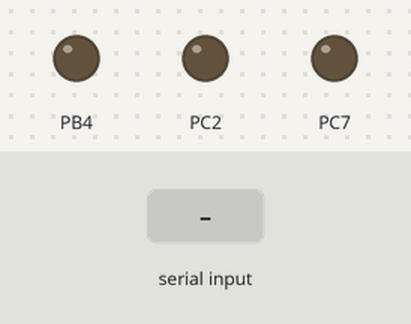
Recording of a program running on a simulated ATmega32, built with avr-gcc and emulated at 8 MHz. Shown: output pins drawn as LEDs (lit = HIGH). Inputs (shaded band) come from the test bench. What the program prints to the serial monitor is not drawn.

Above: at 1.2 s.
1.3 s: "1" received over Serial
At 2.2 s:
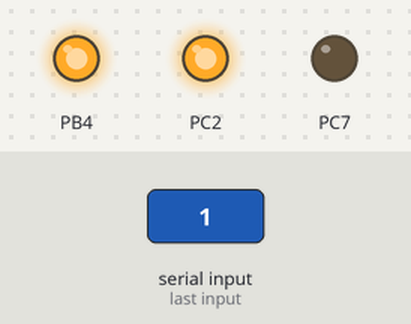
2.8 s: "2" received over Serial
At 3.3 s:
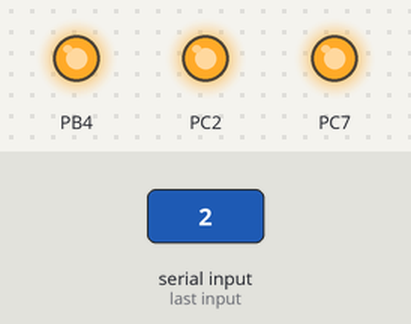
Timing chart, 0 to 5.8 s (numbered marks = the images above; inputs shaded):
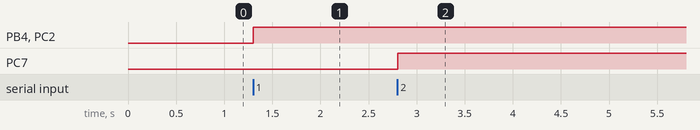

The program:

main.c
```c
/*
 * Control_ECU.c
 *
 * Created: 2/2/2021 10:20:56 PM
 * Author : moham
 */

#include "std_types.h"
#include "bit_math.h"
#include "dio_reg.h"
#include "dio_interface.h"
#include "compile.h"
#include "usart_reg.h"
#include "usart_interface.h"
#include "spi_reg.h"
#include "spi_interface.h"
int main()
{
	ptr_spi obj = {SPI_MASTER,SPI_MSB,CLK_IDLE_LOW,CLK_SAMPLE_LEADING,SPI_CLK_64};
	MCAL_SPI_voidInit(&obj);
	MCAL_USART_voidInit(9600);
	MCAL_DIO_u8PinDirection(dio_portC,dio_pin_2,dio_pin_output);
	MCAL_DIO_u8PinDirection(dio_portC,dio_pin_7,dio_pin_output);
	uint8_t arr[] = "Please Enter a Button:";
	MCAL_USART_voidTransmitString(arr);
	uint8_t chr;
	while(1)
	{
		chr = MCAL_USART_u8Receive();
		if (chr == '1')
		{
			MCAL_DIO_u8PinVal(dio_portC,dio_pin_2,dio_pin_high);//this one is used to tell us that the program went through this condition
			MCAL_SPI_MasterTransData(chr);
		}
		else if (chr =='2')
		{
			MCAL_DIO_u8PinVal(dio_portC,dio_pin_7,dio_pin_high);//this one is used to tell us that the program went through this condition
			MCAL_SPI_MasterTransData(chr);
		}
		/*else if (chr == '3')
		{
			MCAL_DIO_u8PinVal(dio_portC,dio_pin_2,dio_pin_low);//this one is used to tell us that the program went through this condition
			MCAL_SPI_MasterTransData(chr);
		}
		else if (chr == '4')
		{
			MCAL_DIO_u8PinVal(dio_portC,dio_pin_7,dio_pin_low);//this one is used to tell us that the program went through this condition
			MCAL_SPI_MasterTransData(chr);
		}*/
	}
}
```

compile.h
```c
/*
 * compile.h
 *
 * Created: 2/2/2021 10:23:15 PM
 *  Author: moham
 */


#ifndef COMPILE_H_
#define COMPILE_H_

#define NoError 0
#define Error 1
#define NULL 0
#define NULL_POINTER (void *)NULL


#endif /* COMPILE_H_ */
```

spi_interface.h
```c
/*
 * spi_interface.h
 *
 * Created: 2/2/2021 10:36:11 PM
 *  Author: moham
 */


#ifndef SPI_INTERFACE_H_
#define SPI_INTERFACE_H_

/******SPI type******/
#define SPI_MASTER 1
#define SPI_SLAVE 0
/******MSB or LSB*******/
#define SPI_MSB 0
#define SPI_LSB 1
/*******CLK Polarity******/
#define CLK_IDLE_LOW 0
#define CLK_IDLE_HIGH 1
/*******CLK Phase*********/
#define CLK_SAMPLE_LEADING 0
#define CLK_SAMPLE_TRAILING 1
/*******SPI Clock*******/
#define SPI_CLK_4 0
#define SPI_CLK_16 1
#define SPI_CLK_64 2
#define SPI_CLK_128 3
#define SPI_CLK_Double_2 4
#define SPI_CLK_Double_8 5
#define SPI_CLK_Double_32 6
#define SPI_CLK_Double_64 7
typedef struct
{
	uint8_t spi_type;
	uint8_t spi_data_direction;
	uint8_t clk_polarity;
	uint8_t clk_phase;
	uint8_t spi_clk;
}ptr_spi;
void MCAL_SPI_voidInit(ptr_spi *ptr_info);
void MCAL_SPI_MasterTransData(uint8_t u8Data);
uint8_t MCAL_SPI_u8SlaveReceive();


#endif /* SPI_INTERFACE_H_ */
```

spi_prog.c
```c
/*
 * spi_prog.c
 *
 * Created: 2/2/2021 10:36:51 PM
 *  Author: moham
 */
#include "std_types.h"
#include "bit_math.h"
#include "compile.h"
#include "dio_reg.h"
#include "dio_interface.h"
#include "spi_reg.h"
#include "spi_interface.h"
#define F_CPU 8000000UL
#include <util/delay.h>
/*
typedef struct
{
	uint8_t spi_type;
	uint8_t spi_data_direction;
	uint8_t clk_polarity;
	uint8_t clk_phase;
	uint8_t spi_clk;
}ptr_spi;
*/
void MCAL_SPI_voidInit(ptr_spi *ptr_info)
{
	if ((ptr_info->spi_type)==SPI_MASTER)
	{
		MCAL_DIO_u8PinDirection(dio_portB,dio_pin_4,dio_pin_output);
		MCAL_DIO_u8PinDirection(dio_portB,dio_pin_5,dio_pin_output);
		MCAL_DIO_u8PinDirection(dio_portB,dio_pin_6,dio_pin_input);
		MCAL_DIO_u8PinDirection(dio_portB,dio_pin_7,dio_pin_output);
		assign_bit(SPCR,SPCR_MSTR,ptr_info->spi_type);
		if (((ptr_info->spi_data_direction)==SPI_MSB)||((ptr_info->spi_data_direction)==SPI_LSB))
		{
			assign_bit(SPCR,SPCR_DORD,ptr_info->spi_data_direction);
		}
		if (((ptr_info->clk_polarity)==CLK_IDLE_LOW) || ((ptr_info->clk_polarity)==CLK_IDLE_HIGH))
		{
			assign_bit(SPCR,SPCR_CPOL,ptr_info->clk_polarity);
		}
		if (((ptr_info->clk_phase)==CLK_SAMPLE_LEADING) || ((ptr_info->clk_phase)==CLK_SAMPLE_TRAILING))
		{
			assign_bit(SPCR,SPCR_CPHA,ptr_info->clk_phase);
		}
		if (((ptr_info->spi_clk)>=SPI_CLK_4)&&((ptr_info->spi_clk)<=SPI_CLK_Double_64))
		{
			SPCR |= (SPCR & 0xFC) | ((ptr_info->spi_clk) & 0x03);
		}
		if ((ptr_info->spi_clk)>=SPI_CLK_Double_2)
		{
			set_bit(SPSR,SPSR_SPI2X);
		}
		set_bit(SPCR,SPCR_SPE);
	}
	else if ((ptr_info->spi_type)==SPI_SLAVE)
	{
		MCAL_DIO_u8PinDirection(dio_portB,dio_pin_4,dio_pin_input);
		MCAL_DIO_u8PinDirection(dio_portB,dio_pin_5,dio_pin_input);
		MCAL_DIO_u8PinDirection(dio_portB,dio_pin_6,dio_pin_output);
		MCAL_DIO_u8PinDirection(dio_portB,dio_pin_7,dio_pin_input);

		if (((ptr_info->spi_data_direction)==SPI_MSB)||((ptr_info->spi_data_direction)==SPI_LSB))
		{
			assign_bit(SPCR,SPCR_DORD,ptr_info->spi_data_direction);
		}
		if (((ptr_info->clk_phase)==CLK_SAMPLE_LEADING) || ((ptr_info->clk_phase)==CLK_SAMPLE_TRAILING))
		{
			assign_bit(SPCR,SPCR_CPHA,ptr_info->clk_phase);
		}
		set_bit(SPCR,SPCR_SPE);
	}


}

void MCAL_SPI_MasterTransData(uint8_t u8Data)
{
	SPDR = u8Data;
	MCAL_DIO_u8PinVal(dio_portB,dio_pin_4,dio_pin_low);
	set_bit(SPCR,SPCR_SPE);
	while(get_bit(SPSR,SPSR_SPIF)!=1);
	clr_bit(SPCR,SPCR_SPE);
	MCAL_DIO_u8PinVal(dio_portB,dio_pin_4,dio_pin_high);
}

uint8_t MCAL_SPI_u8SlaveReceive()
{
	//SPDR = 0 ;
	//	set_bit(SPCR,SPCR_SPE);
	while(get_bit(SPSR , SPSR_SPIF) != 1);
	//	clr_bit(SPCR,SPCR_SPE);
	return SPDR;
}
```

spi_reg.h
```c
/*
 * spi_reg.h
 *
 * Created: 2/2/2021 10:37:43 PM
 *  Author: moham
 */


#ifndef SPI_REG_H_
#define SPI_REG_H_

/***********SPCR Bits******************/
#define SPCR *((volatile uint8_t *)0x2D)
#define SPCR_SPIE 7
#define SPCR_SPE 6
#define SPCR_DORD 5
#define SPCR_MSTR 4
#define SPCR_CPOL 3
#define SPCR_CPHA 2
#define SPCR_SPR1 1
#define SPCR_SPR0 0
/**********SPSR Bits**********************/
#define SPSR *((volatile uint8_t *)0x2E)
#define SPSR_SPIF 7
#define SPSR_WCOL 6
#define SPSR_SPI2X 0
#define SPDR *((volatile uint8_t *)0x2F)


#endif /* SPI_REG_H_ */
```

usart_interface.h
```c
/*
 * usart_interface.h
 *
 * Created: 2/2/2021 10:25:55 PM
 *  Author: moham
 */


#ifndef USART_INTERFACE_H_
#define USART_INTERFACE_H_

#define F_CLK 16000000UL
void MCAL_USART_voidInit(uint32_t BaudRate);
void MCAL_USART_voidTransmit(uint8_t Data);
uint8_t MCAL_USART_u8Receive();
void MCAL_USART_voidTransmitString(uint8_t *ptr_data);


#endif /* USART_INTERFACE_H_ */
```

usart_prog.c
```c
/*
 * usart_prog.c
 *
 * Created: 2/2/2021 10:27:00 PM
 *  Author: moham
 */
#include "std_types.h"
#include "bit_math.h"
#include "dio_reg.h"
#include "dio_interface.h"
#include "compile.h"
#include "usart_reg.h"
#include "usart_interface.h"

void MCAL_USART_voidInit(uint32_t BaudRate)
{

	uint32_t BaudPrescale;
	BaudPrescale = ((F_CLK/(BaudRate*16UL))-1);
	/*enable transmitter and receiver*/
	usart_UCSRB |= (1<<usart_UCSRB_RXEN)|(1<<usart_UCSRB_TXEN);
	usart_UCSRC_UBRRH |= (1<<usart_UCSRC_URSEL)|(1<<usart_UCSRC_UCSZ1)|(1<<usart_UCSRC_UCSZ0);
	/*MCAL_DIO_u8PinDirection(dio_portD,dio_pin_3,dio_pin_output);*/
	/*MCAL_DIO_u8PinVal(dio_portD,dio_pin_3,dio_pin_high);*/
	/*set baud rate*/
	usart_UBRRL = (uint8_t) BaudPrescale;
	usart_UCSRC_UBRRH = (uint8_t)(BaudPrescale>>8);
	//usart_UBRRL = BaudRate;
	//usart_UCSRC_UBRRH = (BaudRate>>8);
	/*MCAL_DIO_u8PinDirection(dio_portC,dio_pin_2,dio_pin_output);*/
	/*MCAL_DIO_u8PinVal(dio_portC,dio_pin_2,dio_pin_high);*/
}

void MCAL_USART_voidTransmit(uint8_t Data)
{
	while((usart_UCSRA&(1<<usart_UCSRA_UDRE))==0);
	usart_UDR = Data;
}
uint8_t MCAL_USART_u8Receive()
{
	while((usart_UCSRA&(1<<usart_UCSRA_RXC))==0);
	return usart_UDR;
}
void MCAL_USART_voidTransmitString(uint8_t *ptr_data)
{
	uint8_t counter = 0;
	while(ptr_data[counter] != '\0')
	{
		MCAL_USART_voidTransmit(ptr_data[counter]);
		counter++;
	}
}
```

usart_reg.h
```c
/*
 * usart_reg.h
 *
 * Created: 2/2/2021 10:27:38 PM
 *  Author: moham
 */


#ifndef USART_REG_H_
#define USART_REG_H_

/*************USART UCSRA*****************/
#define usart_UCSRA *((volatile uint8_t *)0x2B)
#define usart_UCSRA_RXC 7
#define usart_UCSRA_TXC 6
#define usart_UCSRA_UDRE 5
#define usart_UCSRA_FE 4
#define usart_UCSRA_DOR 3
#define usart_UCSRA_PE 2
#define usart_UCSRA_U2X 1
#define usart_UCSRA_MPCM 0
/*************USART UCSRB****************/
#define usart_UCSRB *((volatile uint8_t *)0x2A)
#define usart_UCSRB_RXCIE 7
#define usart_UCSRB_TXCIE 6
#define usart_UCSRB_UDRIE 5
#define usart_UCSRB_RXEN 4
#define usart_UCSRB_TXEN 3
#define usart_UCSRB_UCSZ2 2
#define usart_UCSRB_RXB8 1
#define usart_UCSRB_TXB8 0
/************USART UCSRC and UBRRH******/
#define usart_UCSRC_UBRRH *((volatile uint8_t *)0x40)
#define usart_UCSRC_URSEL 7
#define usart_UCSRC_UMSEL 6
#define usart_UCSRC_UPM1 5
#define usart_UCSRC_UPM0 4
#define usart_UCSRC_USBS 3
#define usart_UCSRC_UCSZ1 2
#define usart_UCSRC_UCSZ0 1
#define usart_UCSRC_UCPOL 0
#define usart_UBRRL *((volatile uint8_t *)0x29)
#define usart_UDR *((volatile uint8_t *)0x2C)


#endif /* USART_REG_H_ */
```

bit_math.h
```c
/*
 * bit_math.h
 *
 * Created: 2/2/2021 10:22:40 PM
 *  Author: moham
 */


#ifndef BIT_MATH_H_
#define BIT_MATH_H_

#define set_bit(var,bitNo) (var |=(1<<bitNo))
#define clr_bit(var,bitNo) (var &=~(1<<bitNo))
#define toggle_bit(var,bitNo) (var ^=(1<<bitNo))
#define get_bit(var,bitNo) ((var>>bitNo) & 0x01)
#define assign_bit(var,bitNo,val) (var = (var&~(1<<bitNo)) | (val<<bitNo))


#endif /* BIT_MATH_H_ */
```

dio_interface.h
```c
/*
 * dio_interface.h
 *
 * Created: 2/2/2021 10:24:01 PM
 *  Author: moham
 */


#ifndef DIO_INTERFACE_H_
#define DIO_INTERFACE_H_

/****************************
*********PINS****************
****************************/
#define dio_pin_0 0
#define dio_pin_1 1
#define dio_pin_2 2
#define dio_pin_3 3
#define dio_pin_4 4
#define dio_pin_5 5
#define dio_pin_6 6
#define dio_pin_7 7
/****************************
*********PIN Status**********
****************************/
#define dio_pin_low 0
#define dio_pin_high 1
/****************************
*********PIN Direction*******
****************************/
#define dio_pin_input 0
#define dio_pin_output 1
/****************************
*********Port Status*********
****************************/
#define dio_port_low 0
#define dio_port_high 255
/****************************
*********Port Direction******
****************************/
#define dio_port_input 0
#define dio_port_output 255
/***************************
********Port Number*********
***************************/
#define dio_portA 0
#define dio_portB 1
#define dio_portC 2
#define dio_portD 3
/***************************
**********dio functions*****
***************************/
uint8_t MCAL_DIO_u8PinDirection(uint8_t Copy_u8PortNo, uint8_t Copy_u8PinNo, uint8_t Copy_u8Direction);
uint8_t MCAL_DIO_u8PinVal(uint8_t Copy_u8PortNo, uint8_t Copy_u8PinNo, uint8_t Copy_u8Value);
uint8_t MCAL_DIO_u8PortDirection(uint8_t Copy_u8PortNo, uint8_t Copy_u8Direction);
uint8_t MCAL_DIO_u8PortVal(uint8_t Copy_u8PortNo, uint8_t Copy_u8Value);
uint8_t MCAL_DIO_u8GetPinValue(uint8_t Copy_u8PortNo ,  uint8_t Copy_u8PinNo ,uint8_t *ptr_u8Value);


#endif /* DIO_INTERFACE_H_ */
```

dio_prog.c
```c
/*
 * dio_prog.c
 *
 * Created: 2/2/2021 10:24:36 PM
 *  Author: moham
 */
#include "std_types.h"
#include "bit_math.h"
#include "dio_reg.h"
#include "dio_interface.h"
#include "compile.h"

uint8_t MCAL_DIO_u8PinDirection(uint8_t Copy_u8PortNo, uint8_t Copy_u8PinNo, uint8_t Copy_u8Direction)
{
	uint8_t Local_ErrorStatus = NoError;
	if ((Copy_u8PinNo>=dio_pin_0)&&(Copy_u8PinNo<=dio_pin_7))
	{
		switch(Copy_u8PortNo)
		{
			case dio_portA:
			assign_bit(DDRA,Copy_u8PinNo,Copy_u8Direction);
			break;
			case dio_portB:
			assign_bit(DDRB,Copy_u8PinNo,Copy_u8Direction);
			break;
			case dio_portC:
			assign_bit(DDRC,Copy_u8PinNo,Copy_u8Direction);
			break;
			case dio_portD:
			assign_bit(DDRD,Copy_u8PinNo,Copy_u8Direction);
			break;
			default:
			Local_ErrorStatus =Error;
		}
	}
	else
	{
		Local_ErrorStatus = Error;
	}
	return Local_ErrorStatus;
}
uint8_t MCAL_DIO_u8PinVal(uint8_t Copy_u8PortNo, uint8_t Copy_u8PinNo, uint8_t Copy_u8Value)
{
	uint8_t Local_ErrorStatus = NoError;
	if ((Copy_u8PinNo>=dio_pin_0)&&(Copy_u8PinNo<=dio_pin_7))
	{
		switch(Copy_u8PortNo)
		{
			case dio_portA:
			assign_bit(PORTA,Copy_u8PinNo,Copy_u8Value);
			break;
			case dio_portB:
			assign_bit(PORTB,Copy_u8PinNo,Copy_u8Value);
			break;
			case dio_portC:
			assign_bit(PORTC,Copy_u8PinNo,Copy_u8Value);
			break;
			case dio_portD:
			assign_bit(PORTD,Copy_u8PinNo,Copy_u8Value);
			break;
			default:
			Local_ErrorStatus =Error;
		}
	}
	else
	{
		Local_ErrorStatus = Error;
	}
	return Local_ErrorStatus;
}
uint8_t MCAL_DIO_u8PortDirection(uint8_t Copy_u8PortNo, uint8_t Copy_u8Direction)
{
	uint8_t Local_ErrorStatus = NoError;
	switch(Copy_u8PortNo)
	{
		case dio_portA:
		DDRA = Copy_u8Direction;
		break;
		case dio_portB:
		DDRB = Copy_u8Direction;
		break;
		case dio_portC:
		DDRC = Copy_u8Direction;
		break;
		case dio_portD:
		DDRD = Copy_u8Direction;
		break;
		default:
		Local_ErrorStatus = Error;
		break;
	}
	return Local_ErrorStatus;
}
uint8_t MCAL_DIO_u8PortVal(uint8_t Copy_u8PortNo, uint8_t Copy_u8Value)
{
	uint8_t Local_ErrorStatus = NoError;
	switch(Copy_u8PortNo)
	{
		case dio_portA:
		PORTA = Copy_u8Value;
		break;
		case dio_portB:
		PORTB = Copy_u8Value;
		break;
		case dio_portC:
		PORTC = Copy_u8Value;
		break;
		case dio_portD:
		PORTD = Copy_u8Value;
		break;
		default:
		Local_ErrorStatus = Error;
		break;
	}
	return Local_ErrorStatus;
}
uint8_t MCAL_DIO_u8GetPinValue(uint8_t Copy_u8PortNo ,  uint8_t Copy_u8PinNo ,uint8_t *ptr_u8Value )
{
	uint8_t Local_u8ErrorStatus = NoError;

	if(Copy_u8PinNo >= dio_pin_0 && Copy_u8PinNo <= dio_pin_7)
	{
		switch(Copy_u8PortNo)
		{
			case dio_portA :
			*ptr_u8Value = get_bit(PINA , Copy_u8PinNo);
			break ;
			case dio_portB :
			*ptr_u8Value = get_bit(PINB , Copy_u8PinNo);
			break ;
			case dio_portC :
			*ptr_u8Value = get_bit(PINC , Copy_u8PinNo);
			break ;
			case dio_portD :
			*ptr_u8Value = get_bit(PIND , Copy_u8PinNo);
			break ;
			default :
			Local_u8ErrorStatus = Error;
			break;
		}
	}
	else
	{
		Local_u8ErrorStatus = Error ;
	}

	return Local_u8ErrorStatus ;
}
```

dio_reg.h
```c
/*
 * dio_reg.h
 *
 * Created: 2/2/2021 10:25:09 PM
 *  Author: moham
 */


#ifndef DIO_REG_H_
#define DIO_REG_H_


/******************************
*********PORT D****************
******************************/
#define PIND *((volatile uint8_t *)0x30)
#define DDRD *((volatile uint8_t *)0x31)
#define PORTD *((volatile uint8_t *)0x32)
/******************************
*********PORT C****************
******************************/
#define PINC *((volatile uint8_t *)0x33)
#define DDRC *((volatile uint8_t *)0x34)
#define PORTC *((volatile uint8_t *)0x35)
/******************************
*********PORT B****************
******************************/
#define PINB *((volatile uint8_t *)0x36)
#define DDRB *((volatile uint8_t *)0x37)
#define PORTB *((volatile uint8_t *)0x38)
/******************************
*********PORT A****************
******************************/
#define PINA *((volatile uint8_t *)0x39)
#define DDRA *((volatile uint8_t *)0x3A)
#define PORTA *((volatile uint8_t *)0x3B)


#endif /* DIO_REG_H_ */
```

std_types.h
```c
/*
 * std_types.h
 *
 * Created: 2/2/2021 10:22:04 PM
 *  Author: moham
 */


#ifndef STD_TYPES_H_
#define STD_TYPES_H_

typedef unsigned char uint8_t;
typedef signed char sint8_t;

typedef unsigned int uint16_t;
typedef signed int sint16_t;

typedef unsigned long int uint32_t;
typedef signed long int sint32_t;

typedef unsigned long long int uint64_t;
typedef signed long long int sint64_t;

typedef float float32_t;
typedef double double64_t;


#endif /* STD_TYPES_H_ */
```

Measured:
- after the input at 1.3 s, PB4, PC2: LOW → HIGH at once
- after the input at 2.8 s, PC7: LOW → HIGH at once
